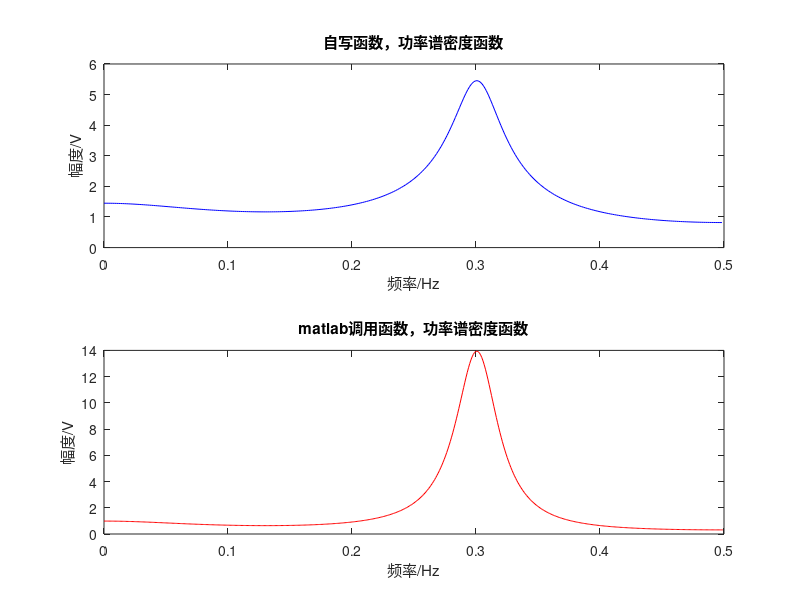

The MATLAB script that drew this image:
%%
%start
clear
clc
load data.mat;
N = 300;
fs=1;
b=1;
p=3;
%%
%calculate
Rxx = xcorr(data,'biased');% 求自相关函数
Rx = zeros(1,p+1);
% 取对称序列的后半部分
for i = 1:p+1
    Rx(i) = Rxx(i+N-1);
end
Rmatl = zeros(p,p);
% 生成p个方程对应的矩阵式
for m = 1:p
    for n = 1:p
        Rmatl(m,n) = Rx(max(m,n)-min(m,n)+1);
    end
end
Rmatr = zeros(p,1);
for m = 1:p
    Rmatr(m,1) = -Rx(m+1);
end
% 输出参数ai
ai = (inv(Rmatl)*Rmatr)';% (Rmatl\Rmatr)'
% 根据自相关函数和ai求解系统增益
G = Rx(1);
for i = 1:p
    G = G+ai(i)*Rx(i);
end
fprintf('系统增益G=%f\n',G^0.5);
[H,w] = freqz(G^0.5,[1,ai],N);% 在2*pi范围内N个等分点求系统函数
% Px = (G^0.5)*(abs(H)).^2;
Hf = abs(H);
f = w/(2*pi);
%%
%pic
figure(1);
subplot(2,1,1),plot(w*fs/(2*pi),Hf,'b');title('自写函数，功率谱密度函数');xlabel('频率/Hz');ylabel('幅度/V');
[a,e,k] = aryule(data,3);
[h,w] = freqz(b,a); % AR 模型是一个全极点模型，所以 b=1；a 为 AR 模型参数,h 为 freqz 求出的频率响应，w 为对应的角频率。
P=e*abs(h).^2;     % 求功率，e 为模型白噪声方差。
subplot(2,1,2),plot(w*fs/(2*pi),P,'r');title('matlab调用函数，功率谱密度函数');xlabel('频率/Hz');ylabel('幅度/V'); % 作图显示 AR 模型功率谱估计，w*fs/(2*pi) 将角频率转化成频率形式 ，其中 fs=1 Hz，表示信号采样